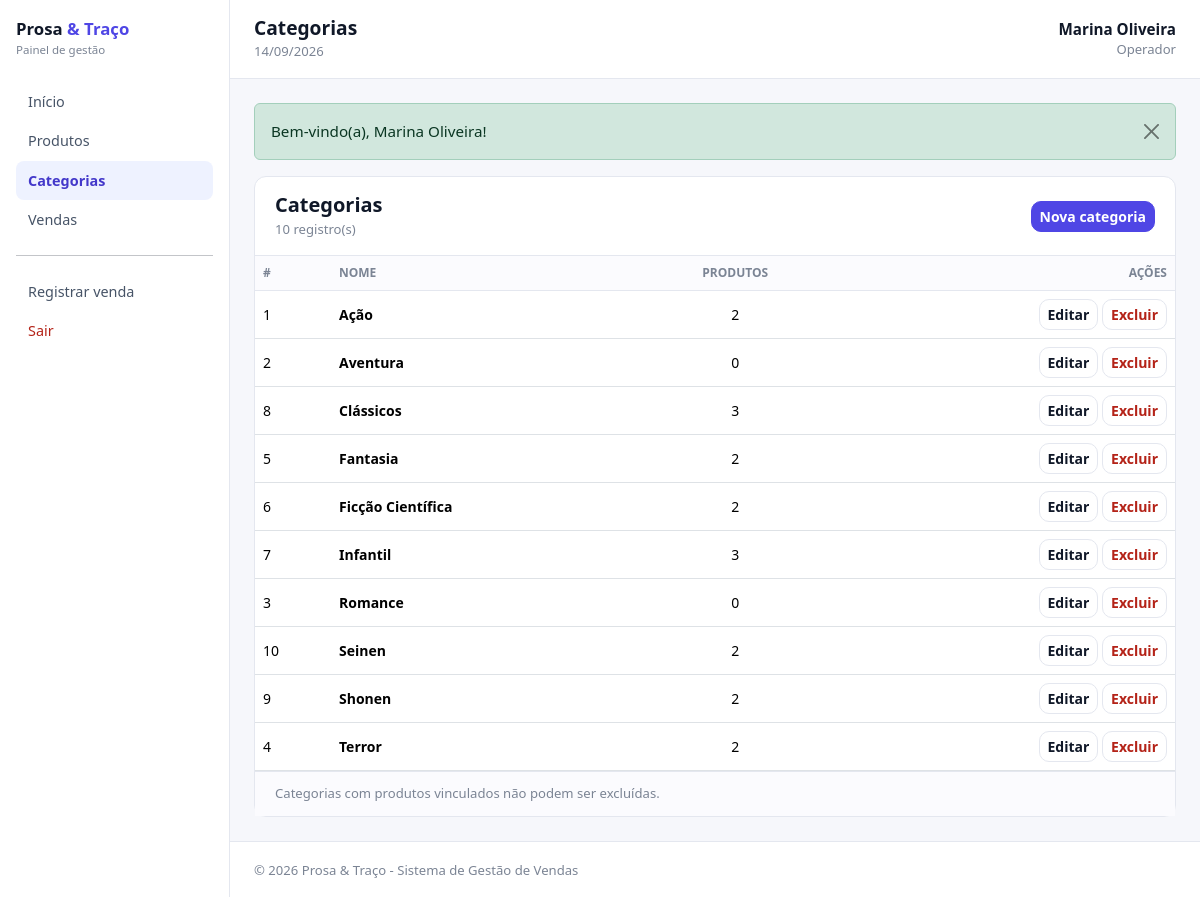
The app's page /listar/categoria (signed in) with its own data.
### tables this page shows
CREATE TABLE `categorias` (
  `id` INT(11) NOT NULL AUTO_INCREMENT,
  `nome` VARCHAR(100) NOT NULL,
  PRIMARY KEY (`id`),
  UNIQUE KEY `nome` (`nome`)
);

### index.php (called while the page is built, shortened)
<?php
include "funcoes.php";
$rota = "pages/home";
if (isset($_GET["param"]) && $_GET["param"] != "") {
    $rota = $_GET["param"];
}
$partes = explode("/", $rota);
$pasta = basename($partes[0]);
$tela = "home";
if (isset($partes[1])) {
    $tela = basename($partes[1]);
}
$arquivo = $pasta . "/" . $tela . ".php";
include "templates/header.php";
include $arquivo;
include "templates/footer.php";

### listar/categoria.php (the view, shortened to what this page needs)
<?php
$sql = "select c.id, c.nome, count(p.id) as total_produtos
        from categorias c
        left join produtos p on p.categoria_id = c.id
        group by c.id, c.nome
        order by c.nome";
$consulta = $pdo->prepare($sql);
$consulta->execute();
$categorias = $consulta->fetchAll(PDO::FETCH_OBJ);
?>
<div class="card">
    <div class="cabecalho-card">
        <div>
            <h5 class="mb-0">Categorias</h5>
            <span class="texto-mudo texto-mini"><?= count($categorias) ?> registro(s)</span>
        </div>
        <a href="cadastrar/categoria" class="btn btn-primario btn-sm">Nova categoria</a>
    </div>
    <div class="table-responsive">
        <table class="table tabela mb-0">
            <thead>
                <tr>
                    <th>#</th>
                    <th>Nome</th>
                    <th class="text-center">Produtos</th>
                    <th class="text-end">Ações</th>
                </tr>
            </thead>
            <tbody>
                <?php foreach ($categorias as $categoria) { ?>
                    <tr>
                        <td class="texto-mudo"><?= $categoria->id ?></td>
                        <td><strong><?= htmlspecialchars($categoria->nome) ?></strong></td>
                        <td class="text-center"><?= $categoria->total_produtos ?></td>
                        <td class="text-end">
                            <a href="cadastrar/categoria/<?= $categoria->id ?>" class="btn btn-contorno btn-sm">Editar</a>
                            <a href="excluir/categoria/<?= $categoria->id ?>" class="btn btn-perigo btn-sm"
                               onclick="return confirm('Excluir a categoria <?= htmlspecialchars($categoria->nome, ENT_QUOTES) ?>?')">
                                Excluir
                            </a>
                        </td>
                    </tr>
                <?php } ?>
            </tbody>
        </table>
    </div>
    <div class="rodape-card">
        <span class="texto-mudo texto-mini">
            Categorias com produtos vinculados não podem ser excluídas.
        </span>
    </div>
</div>

### css/style.css (style rules this page uses)
:root { --fundo: #f6f7fb; --borda: #e4e7ef; --texto: #101828; --texto-medio: #475467; --texto-mudo: #7b8494; --primaria: #4f46e5; --primaria-escura: #4338ca; --primaria-clara: #eef2ff; --verde: #027a48; --verde-claro: #e7f8ef; --amarelo: #b54708; --amarelo-claro: #fff5e6; --vermelho: #b42318; --vermelho-claro: #fdeceb; }
body { background-color: var(--fundo); color: var(--texto); font-size: 0.95rem; }
h1, h2, h3, h4, h5, h6 { font-weight: 700; color: var(--texto); }
a { color: var(--primaria); text-decoration: none; }
.texto-mudo { color: var(--texto-mudo); }
.texto-mini { font-size: 0.82rem; }
.btn { border-radius: 10px; font-weight: 600; font-size: 0.875rem; }
.btn-primario { background-color: var(--primaria); border: 1px solid var(--primaria); color: #fff; }
.btn-contorno { background-color: #fff; border: 1px solid var(--borda); color: var(--texto); }
.card { background-color: #fff; border: 1px solid var(--borda); border-radius: 12px; }

### css/painel.css (style rules this page uses)
.cabecalho-card { display: flex; align-items: center; justify-content: space-between; gap: 1rem; flex-wrap: wrap; padding: 1rem 1.25rem; border-bottom: 1px solid var(--borda); }
.rodape-card { display: flex; align-items: center; justify-content: space-between; gap: 1rem; flex-wrap: wrap; padding: 0.75rem 1.25rem; border-top: 1px solid var(--borda); background-color: #fbfbfe; }
.tabela { font-size: 0.875rem; }
.tabela thead th { background-color: #fbfbfe; color: var(--texto-mudo); font-size: 0.75rem; text-transform: uppercase; border-bottom: 1px solid var(--borda); white-space: nowrap; }
.tabela td { vertical-align: middle; }
.btn-perigo { background-color: #fff; border: 1px solid var(--borda); color: var(--vermelho); }

### records on screen
categorias: id "1", nome "Ação", total_produtos "2"
categorias: id "2", nome "Aventura", total_produtos "0"
categorias: id "8", nome "Clássicos", total_produtos "3"
categorias: id "5", nome "Fantasia", total_produtos "2"
categorias: id "6", nome "Ficção Científica", total_produtos "2"
categorias: id "7", nome "Infantil", total_produtos "3"
categorias: id "3", nome "Romance", total_produtos "0"
categorias: id "10", nome "Seinen", total_produtos "2"
categorias: id "9", nome "Shonen", total_produtos "2"
categorias: id "4", nome "Terror", total_produtos "2"

### other values on screen
$item["nome"] "Início"
$item["nome"] "Produtos"
$item["nome"] "Categorias"
$item["nome"] "Vendas"
$tituloPagina "Categorias"
$_SESSION["usuario"]["nome"] "Marina Oliveira"
$_SESSION["usuario"]["perfil"] "Operador"
$texto "Bem-vindo(a), Marina Oliveira!"
count($categorias) "10"
